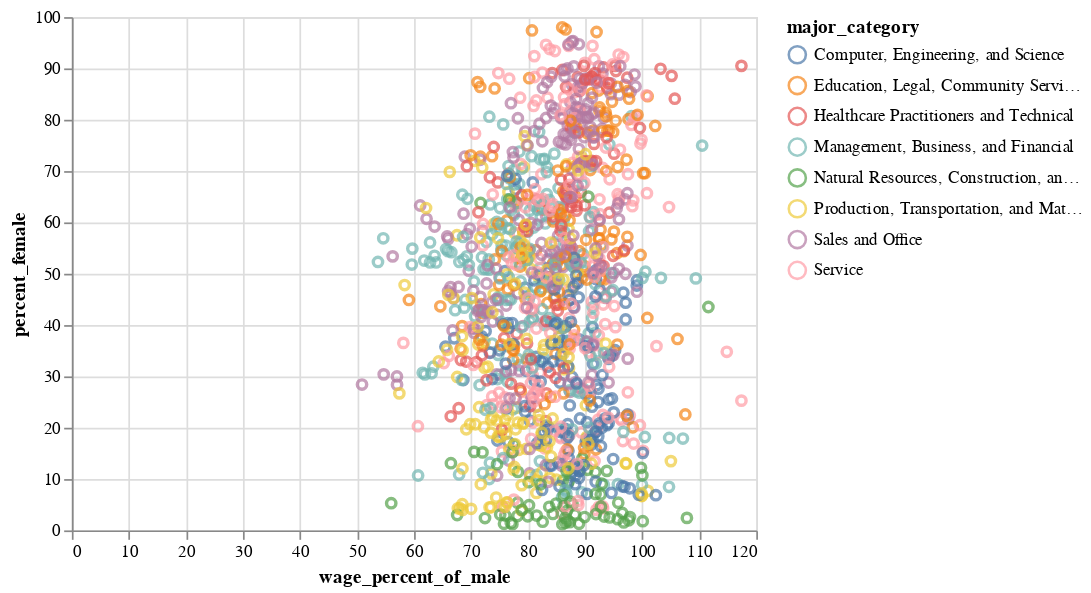

The code cell stored with this chart in its notebook:
### Code cell
altair.Chart(equal_pay).mark_point().encode(
    y = "percent_female",
    x = "wage_percent_of_male",
    tooltip = "occupation",
    color = "major_category"
).interactive()

### Figure 1 — Vega-Lite specification as saved in the notebook (floating-point values rounded to 4 significant figures; data arrays with more than 128 entries replaced by an {"elided": "..."} marker saying what was removed)
{"config": {"view": {"continuousWidth": 400, "continuousHeight": 300}}, "data": {"name": "data-c0c9b763e20beb96cf701d2f9d9c3ef5"}, "mark": "point", "encoding": {"color": {"field": "major_category", "type": "nominal"}, "tooltip": {"field": "occupation", "type": "nominal"}, "x": {"field": "wage_percent_of_male", "type": "quantitative"}, "y": {"field": "percent_female", "type": "quantitative"}}, "selection": {"selector006": {"type": "interval", "bind": "scales", "encodings": ["x", "y"]}}, "$schema": "https://vega.github.io/schema/vega-lite/v4.17.0.json", "datasets": {"data-c0c9b763e20beb96cf701d2f9d9c3ef5": {"elided": "2088 records"}}}
